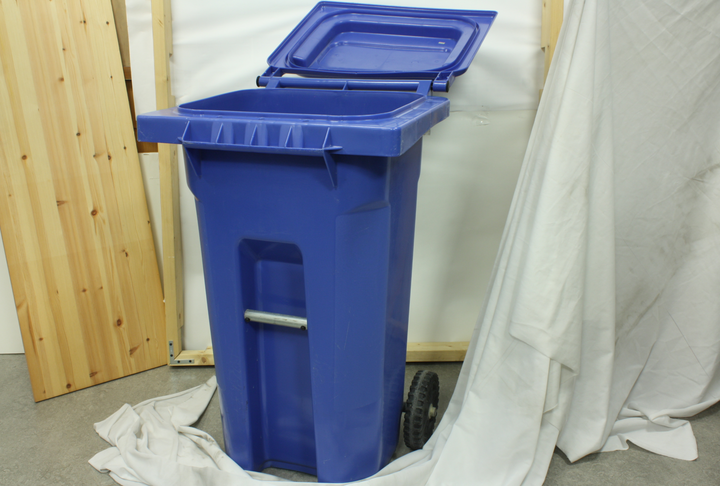
#> input picture im0.png, 720 x 486 px
$ python sfm.py
#> lines starting #> are read from the running program, lines starting #| are printed output that depends on the picture; after the words box and inside, x2 and y2 are one past the last pixel; in counts of white or black regions, pixels touching at a corner belong together
import numpy as np
import cv2
import matplotlib.pyplot as plt

im0 = cv2.imread('im0.png')
#> im0 is the input picture: shape (486, 720, 3); mean B, G, R 148.4, 149.3, 146
im1 = cv2.imread('im1.png')
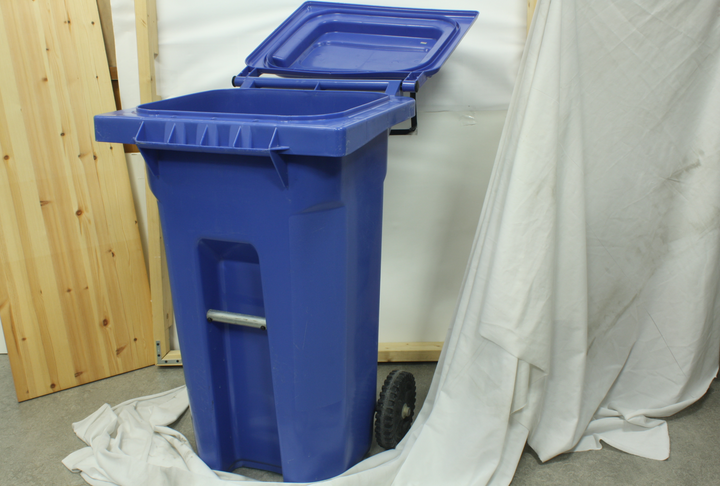
#> input picture im1.png, 720 x 486 px
#> im1 is the input picture: shape (486, 720, 3); mean B, G, R 146.7, 146.4, 141.9

figures = plt.figure()

fig1 = figures.add_subplot(2, 2, 1)
plt.imshow(im0), plt.axis('off'), fig1.set_title('im0')

fig2 = figures.add_subplot(2, 2, 2)
plt.imshow(im1), plt.axis('off'), fig2.set_title('im1')

feature_params = dict(maxCorners =100, qualityLevel = 0.3, minDistance = 7, blockSize=7)
lk_params = dict(winSize = (15,15), maxLevel = 2, criteria = (cv2.TERM_CRITERIA_EPS | cv2.TERM_CRITERIA_COUNT, 10, 0.03))

im0_gray = cv2.cvtColor(im0, cv2.COLOR_BGR2GRAY)
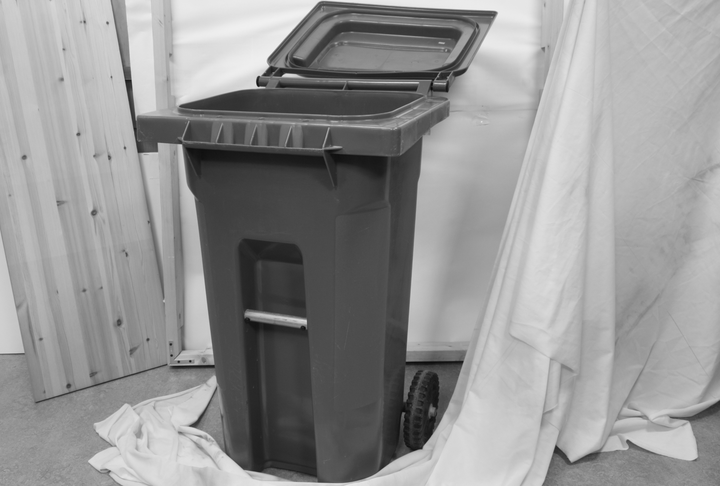
#> im0_gray: shape (486, 720); min 9, max 242, mean 148.2
p0 = cv2.goodFeaturesToTrack(im0_gray, mask=None, **feature_params)
#> p0 = [[258, 85], [495, 13], [304, 322], [160, 145], [259, 78], [180, 146], [140, 150], [434, 82], [270, 65], [557, 447], [212, 361]]

mask = np.zeros_like(im0)
color = np.random.randint(0,255,(100,3))

im1_gray = cv2.cvtColor(im1, cv2.COLOR_BGR2GRAY)
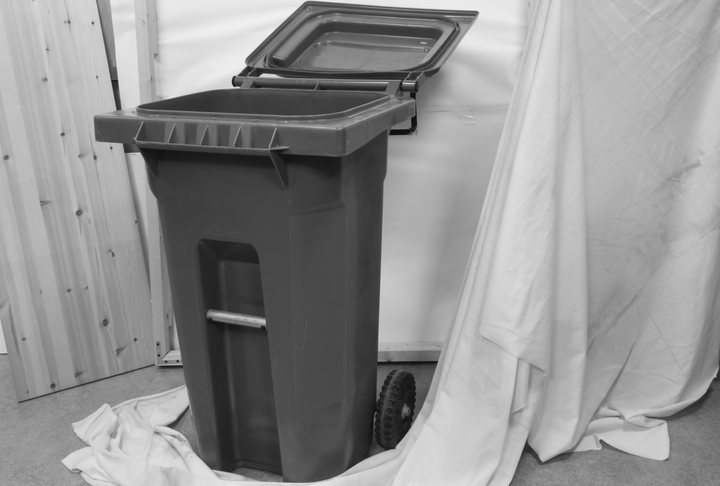
#> im1_gray: shape (486, 720); min 12, max 241, mean 145.1

p1, st, err = cv2.calcOpticalFlowPyrLK(im0_gray, im1_gray, p0, None, **lk_params)
#> p1 = [[233.7, 84.9], [476.3, 12.85], [263.1, 321.8], [130.4, 154.5], [234.7, 78.14], [139.6, 154.1], [126.9, 150.3], [403.4, 82.06], [247.7, 64.53], [557.2, 453.4], [179.4, 361.4]]; st = [1, 1, 1, 1, 1, 1, 1, 1, 1, 1, 1]; err = [6.17, 5.61, 9.05, 24.52, 8.64, 28.89, 7.51, 7.97, 15.28, 35.55, 11.51]

import pdb
pdb.set_trace()

good_new = p1[st==1]
#> good_new has the same summary as p1
good_old = p0[st==1]
#> good_old has the same summary as p0

for i,(new,old) in enumerate(zip(good_new,good_old)):
    a,b = new.ravel()
    c,d = old.ravel()
    mask = cv2.line(mask, (a,b),(c,d), color[i].tolist(), 2)
    im1 = cv2.circle(im1,(a,b),5,color[i].tolist(),-1)
#> this loop made 11 passes
#> (a, b, c, d) on passes 1 to 11: (233.7, 84.9, 258, 85), (476.3, 12.85, 495, 13), (263.1, 321.8, 304, 322), (130.4, 154.5, 160, 145), (234.7, 78.14, 259, 78), (139.6, 154.1, 180, 146), (126.9, 150.3, 140, 150), (403.4, 82.06, 434, 82), (247.7, 64.53, 270, 65), (557.2, 453.4, 557, 447), (179.4, 361.4, 212, 361)
#> pass 2, `mask = cv2.line(mask, (a,b),(c,d), color[i].tolist(), 2)`:
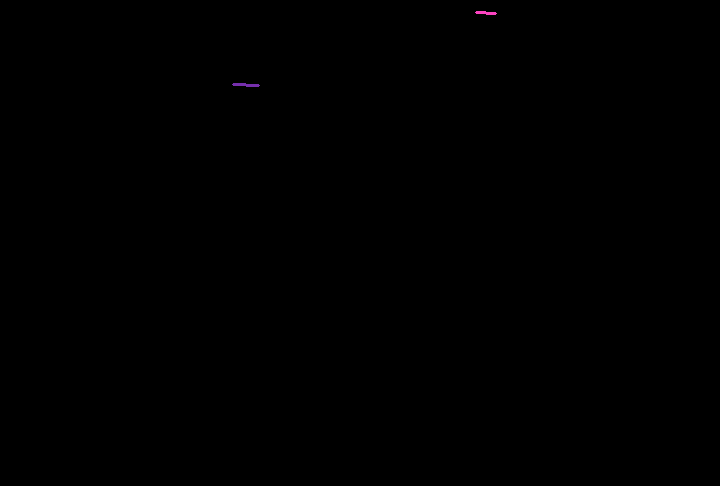
#> mask: shape (486, 720, 3); mean of channels 0, 1, 2 0.1, 0, 0.1; drawn as B, G, R
#> after the loop:
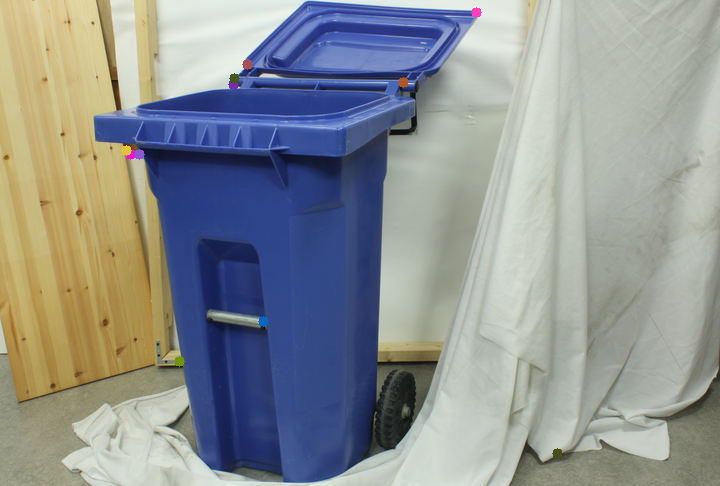
#> im1: shape (486, 720, 3); mean B, G, R 146.6, 146.3, 141.9
#> after the loop:
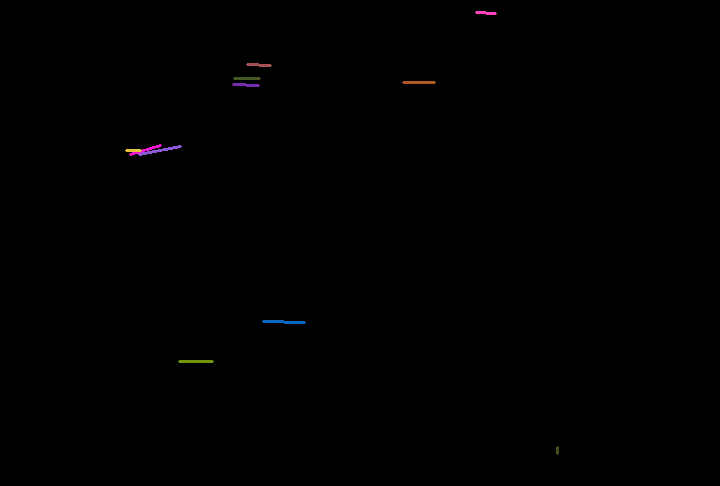
#> mask: shape (486, 720, 3); 0.22% of pixels changed, all inside (x1, y1, x2, y2) = (125, 63, 559, 455); drawn as B, G, R
img = cv2.add(im1,mask)

fig3 = figures.add_subplot(2, 2, 3)
plt.imshow(mask), plt.axis('off'), fig3.set_title('mask')

fig4 = figures.add_subplot(2, 2, 4)
plt.imshow(img), plt.axis('off'), fig4.set_title('flow')


plt.show()
#> figure, not shown here; B, G, R data is drawn as R, G, B
